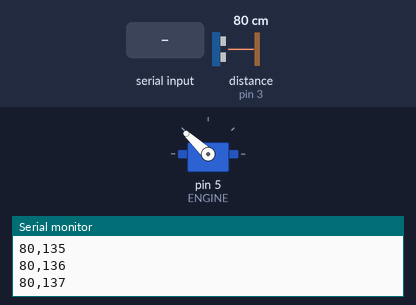
This sketch was run on a simulated Arduino Uno, built with avr-gcc and run on an emulated ATmega328P. Shown: servo, the last lines printed to the serial monitor. Wiring (inferred from the names in the program): ultrasonic range finder: trigger pin 2; echo pin 3. The inputs (shaded band) are chosen by the test bench; at power-on: distance to the obstacle (sensor on pin 3) 80 cm. The echo pulse lasts 58.3 µs per cm.

Above: at 1.2 s.
1.3 s: distance to the obstacle (sensor on pin 3) set to 2 cm
At 2.1 s:
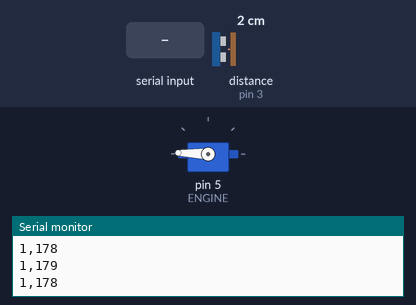
4.3 s: byte 98 (MANUAL) received over Serial
At 5.1 s:
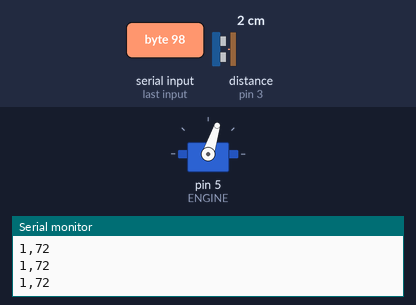
5.8 s: byte 99 (FOLLOW) received over Serial
At 6.6 s:
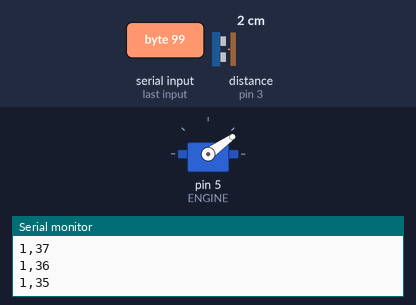
8.8 s: "2\n" received over Serial
11.8 s: distance to the obstacle (sensor on pin 3) set to 4 cm
14.8 s: distance to the obstacle (sensor on pin 3) set to 9 cm
Timing chart, 0 to 18.8 s (numbered marks = the images above; inputs shaded):
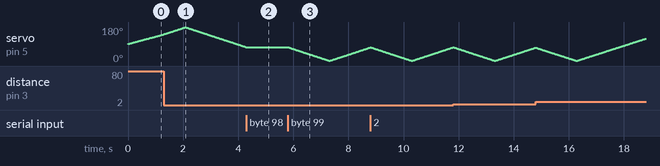

The sketch:

radar.ino
```cpp
#include <Servo.h>

enum Pins {
  TRIGGER = 2,
  ECHO,
  ENGINE = 5
};

enum Limits {
  LEFT = 1,
  RIGHT = 179
};

enum Modes {
  AUTOMATIC = 'a',
  MANUAL = 'b',
  FOLLOW = 'c'
};

const int DETECTION_THRESHOLD = 30;
const int RELEASE_THRESHOLD_OFFSET = 5;
const int DELAY_BETWEEN_ANGLE = 20;


Servo engine;
Modes current_mode = AUTOMATIC;

int current_engine_angle = 90;
int direction_movement = 1;
long previous_distance = 0;


void setup(){
  pinMode(TRIGGER, OUTPUT);
  pinMode(ECHO, INPUT);

  digitalWrite(TRIGGER, LOW);

  engine.attach(ENGINE);
  engine.write(current_engine_angle);

  Serial.begin(9600);
}

void loop(){
  long distance = measure_distance();

  if (current_mode == MANUAL) {
    direction_movement = 0;
  } else if (current_mode == AUTOMATIC) {
    if (direction_movement == 0) {
      direction_movement = 1;
    }

    calculate_engine_angle();
  } else if (current_mode == FOLLOW) {
    if (previous_distance == 0) {
      previous_distance = distance;
    }

    if (direction_movement == 0) {
      handle_rest_state(distance);
    } else {
      handle_follow_state(distance);

      calculate_engine_angle();
    }
  }

  if (Serial.available() > 0) {
    char incoming_data = Serial.read();

    if (incoming_data == AUTOMATIC) {
      current_mode = AUTOMATIC;
    } else if (incoming_data == MANUAL) {
      current_mode = MANUAL;
    } else if (incoming_data == FOLLOW) {
      current_mode = FOLLOW;
    } else if (incoming_data == '2') {
      direction_movement = -1;

      calculate_engine_angle();
    } else if (incoming_data == '1') {
      direction_movement = 1;

      calculate_engine_angle();
    } else if (incoming_data == '0') {
      direction_movement = 0;
    }
  }

  engine.write(current_engine_angle);

  send_data(distance);

  delay(DELAY_BETWEEN_ANGLE);
}

void calculate_engine_angle(){
  if (current_engine_angle >= RIGHT){
    direction_movement = -1;
  } else if (current_engine_angle <= LEFT) {
    direction_movement = 1;
  }

  current_engine_angle += direction_movement;
}

long measure_distance() {
  digitalWrite(TRIGGER, HIGH);
  delayMicroseconds(10);
  digitalWrite(TRIGGER, LOW);

  long duration = pulseIn(ECHO, HIGH);

  return duration / 58;
}

void send_data(int distance){
  Serial.print(distance);
  Serial.print(',');
  Serial.print(current_engine_angle);
  Serial.print('\n');
}

int handle_rest_state(long distance) {
  if (distance <= DETECTION_THRESHOLD) {
    initialize_movement(distance);
  }
}

int initialize_movement(long distance) {
  if (current_engine_angle <= RIGHT) {
    direction_movement = 1;
  } else {
    direction_movement = -1;
  }

  previous_distance = distance;
}

int handle_follow_state(long distance) {
  if (distance > DETECTION_THRESHOLD + RELEASE_THRESHOLD_OFFSET) {
    direction_movement = 0;
  }


  if (distance > previous_distance) {
    direction_movement = -direction_movement;
  }

  previous_distance = distance;
}
```

Measured:
- after the input at 4.3 s, servo on pin 5 (ENGINE): goes on until 4.3 s, then stays 72°
- by itself, servo on pin 5 (ENGINE): rises from 141° to 179° in 0.77 s, then falls to 73° in 2.2 s
